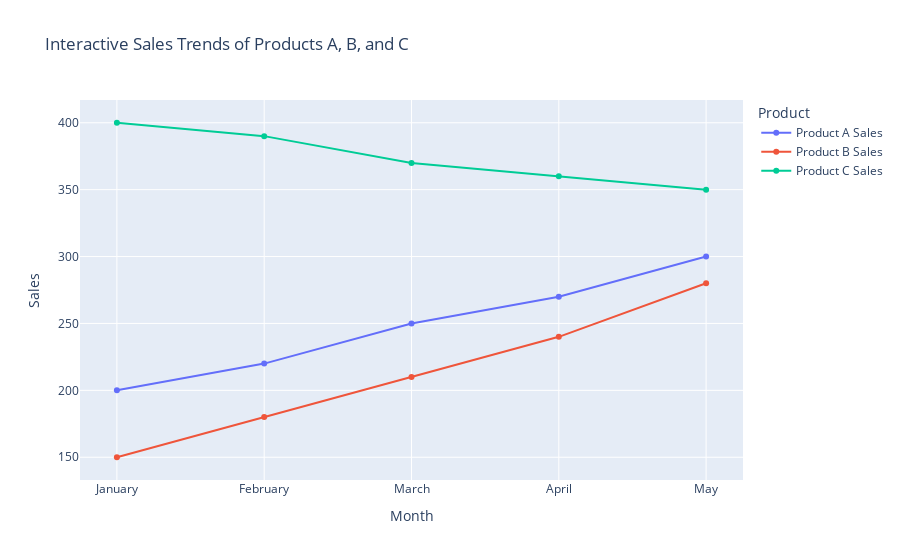

Notebook cell for this chart:
### Code cell
import pandas as pd
import numpy as np
import matplotlib.pyplot as plt
import seaborn as sns
import plotly.express as px

# Sales Data
data = {
    'Month': ['January', 'February', 'March', 'April', 'May'],
    'Product A Sales': [200, 220, 250, 270, 300],
    'Product B Sales': [150, 180, 210, 240, 280],
    'Product C Sales': [400, 390, 370, 360, 350]
}

df = pd.DataFrame(data)

# Set the Month as the index for easier plotting
df.set_index('Month', inplace=True)

# 1. Using Matplotlib: Line Chart
plt.figure(figsize=(10, 6))
plt.plot(df.index, df['Product A Sales'], marker='o', label='Product A')
plt.plot(df.index, df['Product B Sales'], marker='o', label='Product B')
plt.plot(df.index, df['Product C Sales'], marker='o', label='Product C')
plt.title('Sales Trends of Products A, B, and C Over the Months')
plt.xlabel('Month')
plt.ylabel('Sales')
plt.xticks(rotation=45)
plt.legend()
plt.grid()
plt.tight_layout()
plt.show()


# 2. Using Seaborn: Bar Plot
df_melted = df.reset_index().melt(id_vars='Month', var_name='Product', value_name='Sales')
plt.figure(figsize=(10, 6))
sns.barplot(data=df_melted, 
            x='Month', 
            y='Sales', 
            hue='Product', 
            palette=['#FF9999', '#66B3FF', '#99FF99']) 

plt.title('Comparison of Product Sales by Month')
plt.ylabel('Sales')
plt.xticks(rotation=45)
plt.tight_layout()
plt.show()


# 3. Using Plotly: Interactive Line Plot
fig = px.line(df_melted, 
            x='Month', 
            y='Sales', 
            color='Product', 
            markers=True, 
            title='Interactive Sales Trends of Products A, B, and C')
fig.update_layout(xaxis_title='Month', yaxis_title='Sales')
fig.show()

### Figure 1 — Plotly figure (JSON) as saved in the notebook; plotly's stock layout.template omitted (floating-point values rounded to 4 significant figures)
{"data": [{"hovertemplate": "Product=Product A Sales<br>Month=%{x}<br>Sales=%{y}<extra></extra>", "legendgroup": "Product A Sales", "line": {"color": "#636efa", "dash": "solid"}, "marker": {"symbol": "circle"}, "mode": "lines+markers", "name": "Product A Sales", "orientation": "v", "showlegend": true, "type": "scatter", "x": ["January", "February", "March", "April", "May"], "xaxis": "x", "y": [200, 220, 250, 270, 300], "yaxis": "y"}, {"hovertemplate": "Product=Product B Sales<br>Month=%{x}<br>Sales=%{y}<extra></extra>", "legendgroup": "Product B Sales", "line": {"color": "#EF553B", "dash": "solid"}, "marker": {"symbol": "circle"}, "mode": "lines+markers", "name": "Product B Sales", "orientation": "v", "showlegend": true, "type": "scatter", "x": ["January", "February", "March", "April", "May"], "xaxis": "x", "y": [150, 180, 210, 240, 280], "yaxis": "y"}, {"hovertemplate": "Product=Product C Sales<br>Month=%{x}<br>Sales=%{y}<extra></extra>", "legendgroup": "Product C Sales", "line": {"color": "#00cc96", "dash": "solid"}, "marker": {"symbol": "circle"}, "mode": "lines+markers", "name": "Product C Sales", "orientation": "v", "showlegend": true, "type": "scatter", "x": ["January", "February", "March", "April", "May"], "xaxis": "x", "y": [400, 390, 370, 360, 350], "yaxis": "y"}], "layout": {"legend": {"title": {"text": "Product"}, "tracegroupgap": 0}, "title": {"text": "Interactive Sales Trends of Products A, B, and C"}, "xaxis": {"anchor": "y", "domain": [0, 1], "title": {"text": "Month"}}, "yaxis": {"anchor": "x", "domain": [0, 1], "title": {"text": "Sales"}}}}
